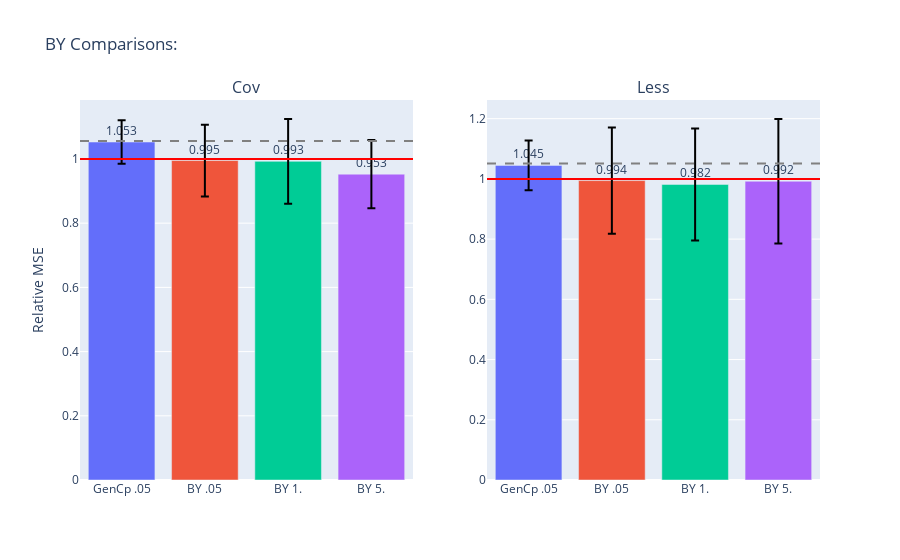

The notebook cell this image was saved under:
### Code cell
less_fig = gen_model_barplots(
    model_errs + less_model_errs,
    ["Cov", "Less"],
    est_names,
    title="BY Comparisons: ",
    has_elev_err=True,
    err_bars=True,
)
less_fig.show()

### Figure 1 — Plotly figure (JSON) as saved in the notebook; plotly's stock layout.template omitted (floating-point values rounded to 4 significant figures)
{"data": [{"error_y": {"array": [0.06801, 0.1118, 0.1319, 0.1065], "color": "black", "type": "data"}, "marker": {"color": ["#636EFA", "#EF553B", "#00CC96", "#AB63FA", "#FFA15A", "#19D3F3", "#FF6692", "#B6E880", "#FF97FF", "#FECB52"]}, "text": [1.053, 0.995, 0.993, 0.953], "textposition": "outside", "type": "bar", "x": ["GenCp .05", "BY .05", "BY 1.", "BY 5."], "xaxis": "x", "y": [1.053, 0.9951, 0.9926, 0.9527], "yaxis": "y"}, {"error_y": {"array": [0.08278, 0.1763, 0.1862, 0.2067], "color": "black", "type": "data"}, "marker": {"color": ["#636EFA", "#EF553B", "#00CC96", "#AB63FA", "#FFA15A", "#19D3F3", "#FF6692", "#B6E880", "#FF97FF", "#FECB52"]}, "text": [1.045, 0.994, 0.982, 0.992], "textposition": "outside", "type": "bar", "x": ["GenCp .05", "BY .05", "BY 1.", "BY 5."], "xaxis": "x2", "y": [1.045, 0.9944, 0.9815, 0.9922], "yaxis": "y2"}], "layout": {"annotations": [{"font": {"size": 16}, "showarrow": false, "text": "Cov", "x": 0.225, "xanchor": "center", "xref": "paper", "y": 1, "yanchor": "bottom", "yref": "paper"}, {"font": {"size": 16}, "showarrow": false, "text": "Less", "x": 0.775, "xanchor": "center", "xref": "paper", "y": 1, "yanchor": "bottom", "yref": "paper"}], "shapes": [{"line": {"color": "red"}, "type": "line", "x0": 0, "x1": 1, "xref": "x domain", "y0": 1, "y1": 1, "yref": "y"}, {"line": {"color": "grey", "dash": "dash"}, "type": "line", "x0": 0, "x1": 1, "xref": "x domain", "y0": 1.056, "y1": 1.056, "yref": "y"}, {"line": {"color": "red"}, "type": "line", "x0": 0, "x1": 1, "xref": "x2 domain", "y0": 1, "y1": 1, "yref": "y2"}, {"line": {"color": "grey", "dash": "dash"}, "type": "line", "x0": 0, "x1": 1, "xref": "x2 domain", "y0": 1.051, "y1": 1.051, "yref": "y2"}], "showlegend": false, "title": {"text": "BY Comparisons: "}, "xaxis": {"anchor": "y", "domain": [0, 0.45]}, "xaxis2": {"anchor": "y2", "domain": [0.55, 1]}, "yaxis": {"anchor": "x", "domain": [0, 1], "title": {"text": "Relative MSE"}}, "yaxis2": {"anchor": "x2", "domain": [0, 1]}}}
